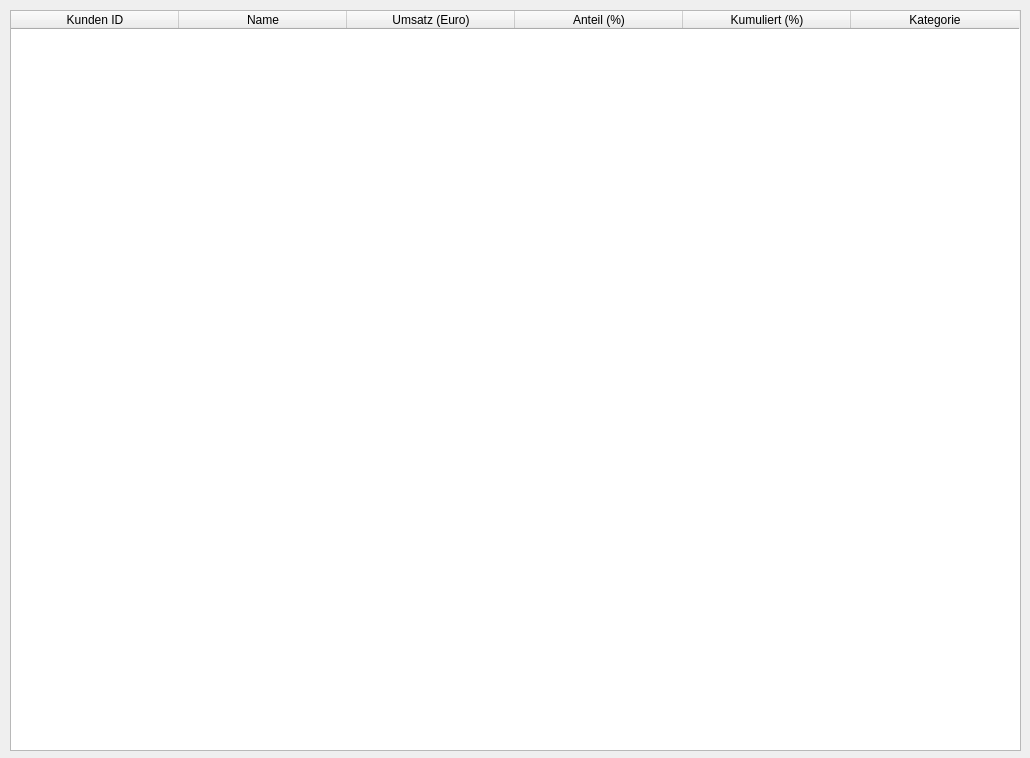
<?xml version="1.0" encoding="UTF-8"?>
<ui version="4.0">
 <class>ABCDialog</class>
 <widget class="QDialog" name="ABCDialog">
  <property name="geometry">
   <rect>
    <x>0</x>
    <y>0</y>
    <width>1030</width>
    <height>758</height>
   </rect>
  </property>
  <property name="windowTitle">
   <string>Dialog</string>
  </property>
  <widget class="QTableWidget" name="tableWidget">
   <property name="geometry">
    <rect>
     <x>10</x>
     <y>10</y>
     <width>1011</width>
     <height>741</height>
    </rect>
   </property>
   <attribute name="horizontalHeaderCascadingSectionResizes">
    <bool>false</bool>
   </attribute>
   <attribute name="horizontalHeaderMinimumSectionSize">
    <number>44</number>
   </attribute>
   <attribute name="horizontalHeaderDefaultSectionSize">
    <number>168</number>
   </attribute>
   <column>
    <property name="text">
     <string>Kunden ID</string>
    </property>
   </column>
   <column>
    <property name="text">
     <string>Name</string>
    </property>
   </column>
   <column>
    <property name="text">
     <string>Umsatz (Euro)</string>
    </property>
   </column>
   <column>
    <property name="text">
     <string>Anteil (%)</string>
    </property>
   </column>
   <column>
    <property name="text">
     <string>Kumuliert (%)</string>
    </property>
   </column>
   <column>
    <property name="text">
     <string>Kategorie</string>
    </property>
   </column>
  </widget>
 </widget>
 <resources/>
 <connections/>
</ui>
